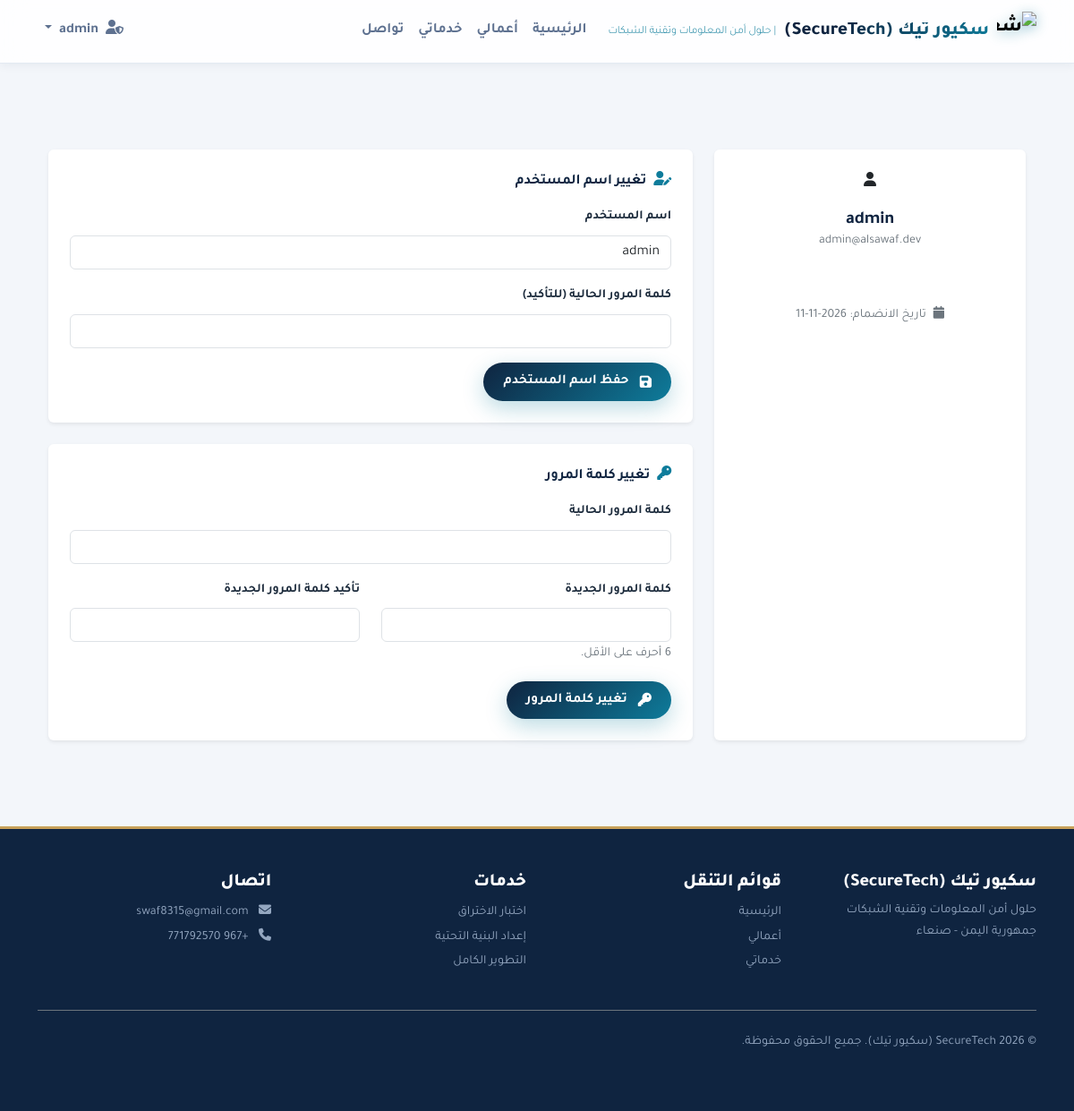
The app's page /profile.php (signed in) with its own data.
### tables this page shows
CREATE TABLE users (
    id INT AUTO_INCREMENT PRIMARY KEY,
    username VARCHAR(50) NOT NULL UNIQUE,
    email VARCHAR(100) NOT NULL UNIQUE,
    password_hash VARCHAR(255) NOT NULL,
    role ENUM('admin', 'user') DEFAULT 'user',
    is_active TINYINT(1) DEFAULT 1,
    last_login DATETIME NULL,
    created_at TIMESTAMP DEFAULT CURRENT_TIMESTAMP,
    updated_at TIMESTAMP DEFAULT CURRENT_TIMESTAMP ON UPDATE CURRENT_TIMESTAMP
);

### config/db.php (called while the page is built, shortened)
<?php
function h($data) {
    return htmlspecialchars($data, ENT_QUOTES, 'UTF-8');
}
function format_date($date, $format = 'M d, Y h:i A') {
    $timestamp = strtotime($date);
    return date($format, $timestamp);
}

### profile.php (the view, shortened to what this page needs)
<?php
require_once __DIR__ . '/config/db.php';
$stmt = $pdo->prepare("SELECT id, username, email, role, created_at FROM users WHERE id = ?");
$stmt->execute([$_SESSION['user_id']]);
$user = $stmt->fetch();
?>
<!DOCTYPE html>
<html lang="ar" dir="rtl">
<head>
    <link href="assets/css/bootstrap.rtl.min.css" rel="stylesheet">
    <link rel="stylesheet" href="assets/css/all.min.css">
    <link href="assets/css/tajawal.css" rel="stylesheet">
    <link href="assets/css/site-theme.css" rel="stylesheet">
</head>
<body>
<?php require_once __DIR__ . '/includes/header.php' ?>
<div class="container py-5">
    <div class="row justify-content-center g-4">
        <div class="col-12 col-lg-4">
            <div class="card border-0 shadow-sm text-center p-4 h-100">
                <div class="profile-avatar mx-auto">
                    <i class="fas fa-user"></i>
                </div>
                <h5 class="fw-bold mt-3 mb-0"><?= h($user['username'] ?? '') ?></h5>
                <span class="text-secondary small"><?= h($user['email'] ?? '') ?></span>
                <div class="mt-3">
                    <span class="badge rounded-pill bg-primary-cyan text-white"><?= h($user['role'] ?? 'user') === 'admin' ? 'مدير' : 'مستخدم' ?></span>
                </div>
                <p class="text-secondary small mt-3 mb-0">
                    <i class="fas fa-calendar me-2"></i>تاريخ الانضمام: <?= h(format_date($user['created_at'] ?? '', 'Y-m-d')) ?>
                </p>
            </div>
        </div>
        <div class="col-12 col-lg-8">
            <div class="row g-4">
                <div class="col-12">
                    <div class="card border-0 shadow-sm p-4">
                        <h6 class="fw-bold mb-3"><i class="fas fa-user-edit me-2 text-primary-cyan"></i>تغيير اسم المستخدم</h6>
                        <form action="profile.php" method="POST">
                            <div class="mb-3">
                                <label class="form-label small fw-bold">اسم المستخدم</label>
                                <input type="text" name="username" class="form-control"
                                       value="<?= h($_POST['username'] ?? ($user['username'] ?? '')) ?>" required>
                            </div>
                            <div class="mb-3">
                                <label class="form-label small fw-bold">كلمة المرور الحالية (للتأكيد)</label>
                                <input type="password" name="password" class="form-control" autocomplete="current-password" required>
                            </div>
                            <button type="submit" class="btn btn-primary-cyan btn-custom">
                                <i class="fas fa-save me-1"></i>حفظ اسم المستخدم
                            </button>
                        </form>
                    </div>
                </div>
                <div class="col-12">
                    <div class="card border-0 shadow-sm p-4">
                        <h6 class="fw-bold mb-3"><i class="fas fa-key me-2 text-primary-cyan"></i>تغيير كلمة المرور</h6>
                        <form action="profile.php" method="POST">
                            <div class="mb-3">
                                <label class="form-label small fw-bold">كلمة المرور الحالية</label>
                                <input type="password" name="old_password" class="form-control" autocomplete="current-password" required>
                            </div>
                            <div class="row">
                                <div class="col-12 col-md-6 mb-3">
                                    <label class="form-label small fw-bold">كلمة المرور الجديدة</label>
                                    <input type="password" name="new_password" class="form-control" autocomplete="new-password" required>
                                    <small class="text-secondary">6 أحرف على الأقل.</small>
                                </div>
                                <div class="col-12 col-md-6 mb-3">
                                    <label class="form-label small fw-bold">تأكيد كلمة المرور الجديدة</label>
                                    <input type="password" name="confirm_password" class="form-control" autocomplete="new-password" required>
                                </div>
                            </div>
                            <button type="submit" class="btn btn-primary-cyan btn-custom">
                                <i class="fas fa-key me-1"></i>تغيير كلمة المرور
                            </button>
                        </form>
                    </div>
                </div>
            </div>
        </div>
    </div>
</div>
<?php require_once __DIR__ . '/includes/footer.php' ?>

### assets/css/site-theme.css (style rules this page uses)
:root { --primary-navy: #0F2440; --secondary-slate: #FFFFFF; --accent-cyan: #0E7C9B; --accent-light: #E3F4F9; --accent-gold: #C8A15A; --bg-soft: #F3F6FA; --text-primary: #1B2A3B; --text-secondary: #5E7190; --border-soft: #E3EAF2; --success-green: #1E9E6A; --danger-red: #D94848; --warning-orange: #E59B3C; --shadow-sm: 0 2px 10px rgba(15, 36, 64, 0.06); --shadow-md: 0 8px 30px rgba(15, 36, 64, 0.10); --shadow-lg: 0 18px 50px rgba(15, 36, 64, 0.14); --radius: 16px; }
* { box-sizing: border-box; }
html { scroll-behavior: smooth; }
body { font-family: 'Tajawal', 'Cairo', sans-serif; background-color: var(--bg-soft); color: var(--text-primary); direction: rtl; line-height: 1.7; }
h1, h2, h3, h4, h5, h6 { font-family: 'Tajawal', 'Cairo', sans-serif; font-weight: 800; color: var(--primary-navy); letter-spacing: -0.01em; }
.cta-button, .btn-primary-cyan { display: inline-flex; align-items: center; justify-content: center; gap: 8px; background: linear-gradient(135deg, var(--primary-navy) 0%, var(--accent-cyan) 100%); color: #ffffff !important; padding: 13px 30px; border-radius: 999px; font-weight: 700; font-size: 0.95rem; border: none; cursor: pointer; transition: all 0.3s ease; box-shadow: 0 8px 24px rgba(14, 124, 155, 0.28); }
.btn-custom { display: inline-flex; align-items: center; justify-content: center; border-radius: 999px; font-weight: 600; padding: 10px 22px; border: none; transition: all 0.25s ease; }
.text-primary-cyan { color: var(--accent-cyan) !important; }
.form-label { color: var(--text-primary); }

### records on screen
users: username "admin", email "admin@alsawaf.dev", created_at "2026-11-11"
